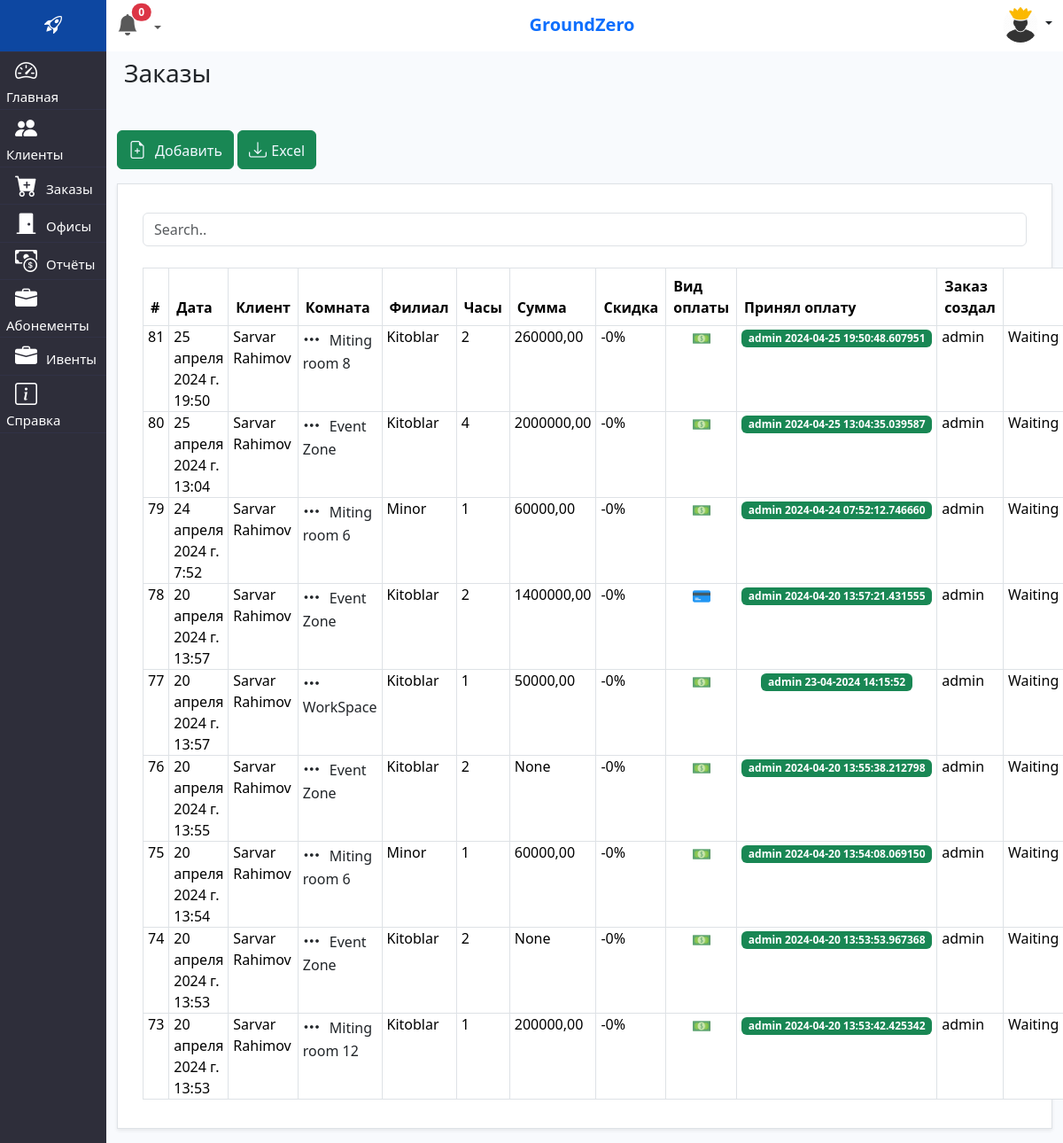
Screenshot of /orders/ (signed in) with the database file from the repository.
### crm/models.py (models this page shows, shortened)
class Order(models.Model):
    objects = None
    IS_PAID_CHOICES = [(False, 'Наличные'), (True, 'Карта')]
    IS_STATUS = [
        ('Waiting', 'Ожидание'),
        ('Cancelled', 'Отменено'),
        ('Active', 'В процессе'),
        ('Closed', 'Закрыто')
    ]
    client = models.ForeignKey(Client, to_field="telegram_id", on_delete=models.CASCADE, verbose_name='Клиент')
    filial = models.ForeignKey(Filial, on_delete=models.CASCADE)
    product = models.ForeignKey(Rooms, on_delete=models.CASCADE)
    hour = models.PositiveSmallIntegerField(verbose_name='Длительность')
    payment = models.BooleanField(choices=IS_PAID_CHOICES, default=False, verbose_name='Тип оплаты')
    payment_status = models.BooleanField(verbose_name="Оплачен", default=False)
    summa = models.DecimalField(decimal_places=2, max_digits=12, verbose_name='Сумма', blank=True, null=True)
    summa_with_discount = models.DecimalField(decimal_places=2, max_digits=12, verbose_name='Сумма со скидкой', blank=True, null=True)
    order_start = models.DateTimeField(verbose_name='Бронировать от :')
    order_end = models.DateTimeField(verbose_name='Бронировать до :')
    added_user = models.ForeignKey(settings.AUTH_USER_MODEL, on_delete=models.CASCADE, null=True, blank=True)
    pay_accept_user = models.TextField(null=True, blank=True)
    comment = models.TextField(null=True, blank=True, verbose_name='Комментария')
    is_deleted = models.BooleanField(default=False)
    created_at = models.DateTimeField(default=django.utils.timezone.now, verbose_name='Дата создания')
    status = models.CharField(max_length=30, choices=IS_STATUS, default='Waiting')
    discount = models.PositiveSmallIntegerField(default=0)
    class Meta:
        verbose_name = 'Заказ'
        verbose_name_plural = 'Заказы'

class Client(models.Model):
    objects = None
    languages = [("en", 'English'), ("ru", 'Russian'), ("uz", 'Uzbek')]
    tg_lang = models.CharField(max_length=10, choices=languages, default='ru', blank=True, null=True)
    name = models.CharField(max_length=50, verbose_name='Имя')
    surname = models.CharField(max_length=50, verbose_name='Фамилия')
    telegram_id = models.TextField(max_length=100, verbose_name='ТГ-ИД клиента', unique=True)
    image = models.ImageField(upload_to='images/', null=True, blank=True, verbose_name='Фото клиента')
    username = models.CharField(max_length=50, verbose_name='tg-username', null=True, blank=True)
    phone = models.CharField(max_length=20, verbose_name='Контакты', null=True, blank=True)
    comment = models.TextField(verbose_name='Комментария', null=True, blank=True)
    docs = models.FileField(upload_to='docs/users', null=True, blank=True, verbose_name='Документы')
    added_user = models.ForeignKey(settings.AUTH_USER_MODEL, on_delete=models.CASCADE, null=True, blank=True)
    created_at = models.DateTimeField(auto_now_add=True, verbose_name='Дата создания')
    discount = models.SmallIntegerField(default=0, verbose_name='Скидка %')
    email = models.EmailField(blank=True, null=True, verbose_name='Email')
    loyalty = models.PositiveSmallIntegerField(default=1, verbose_name='Стаж клиента/день')
    activity = models.PositiveSmallIntegerField(default=4, verbose_name='Индекс активности')
    def get_absolute_url(self):
        return reverse('client', kwargs={'telegram_id': self.telegram_id})
    def file_link(self):
        if self.docs:
            return self.docs.url
    file_link.allow_tags = True
    def __str__(self):
        return f"{self.name} {self.surname}"
    class Meta:
        verbose_name = 'Клиент'
        verbose_name_plural = 'Клиенты'

class Rooms(models.Model):
    objects = None
    filial = models.ForeignKey(Filial, on_delete=models.CASCADE)
    category = models.ForeignKey(Category, on_delete=models.CASCADE)
    title = models.CharField(max_length=255)
    persons = models.PositiveIntegerField()
    is_working = models.BooleanField(default=False, blank=True, null=True)
    def __str__(self):
        return f"{self.title}"
    class Meta:
        verbose_name = 'Помещения в филиалах'
        verbose_name_plural = '4 Помещении в филиалах'

class Filial(models.Model):
    objects = None
    title = models.CharField(max_length=50)
    is_active = models.BooleanField(default=True)
    created_at = models.DateTimeField(auto_now_add=True)
    token = models.CharField(max_length=20)
    company = models.ForeignKey(Company, on_delete=models.SET_NULL, verbose_name='Компания', blank=True, null=True)
    images = models.ImageField(upload_to='images/branches/', null=True, blank=True, verbose_name='Фото филиала')
    address = models.CharField(max_length=255, blank=True, null=True, verbose_name="Адрес центра")
    def __str__(self):
        return self.title
    class Meta:
        verbose_name = 'Филиал'
        verbose_name_plural = '2 Филиалы'

### crm/views.py (the view)
# urls.py: path('orders/', OrdersView.as_view(), name='orders'),
class OrdersView(ListView):
    model = Order
    template_name = 'crm/orders.html'
    extra_context = {'title': 'Заказы'}
    context_object_name = 'orders'
    def get_context_data(self, **kwargs):
        context = super().get_context_data(**kwargs)
        orders = Order.objects.filter().order_by('-created_at')
        context["orders"] = orders
        return context
    @method_decorator(never_cache)
    def dispatch(self, *args, **kwargs):
        return super().dispatch(*args, **kwargs)

### crm/context_processor.py (called while the page is built)
def deactivete_subscribtion(request):
    eski_abonents = AbonementBuyList.objects.filter(subscription_end__lt=datetime.date.today())
    eski_abonents.update(is_active=False)
    return {
        'eski_abonents': eski_abonents
    }

### crm/templates/crm/orders.html (shortened to what this page needs)
{% extends 'base.html' %}
{% block main %}
<h3 class="m-2 mb-5">{{title}}</h3>
    <div class="ml-0 mb-3">
        <button class="btn btn-success">
            <a href="{% url 'add_order' %}"><i class="bi bi-file-earmark-plus"></i>Добавить</a>
        </button>
        {% if user.is_superuser%}
        <button class="btn btn-success">
            <a href="{% url 'export_excel' %}"><i class="bi bi-download m-0"> </i>Excel</a>
        </button>
        {%endif%}
    </div>
<div class="mt-1 mb-3 p-3 button-container bg-white border shadow-sm">
    {% include 'crm/components/_order_table.html' %}
</div>
{% endblock main %}

### templates/components/_header.html (shortened to what this page needs)
{% load static %}
<div class="row header shadow-sm">
    <div class="col-sm-2 text-center" style="width: 10%;padding: 0;">
        <div class="mr-3 pt-2 pb-2 mb-0" style="background-color: #0D47A1;">
            <h3 class="logo">
                <a href="{% url 'index' %}" class="text-white fs-4 text-decoration-none">
                    <i class="bi bi-rocket-takeoff m-0 p-0"></i>
                </a>
            </h3>
        </div>
    </div>
    <div class="col-sm-10 text-center pt-2" style="width: 90%;">
        <div class="d-grid gap-2 d-md-flex justify-content-md-between">
            {% include 'crm/components/notifications.html' %}
            <span class="text-primary" style="font-size:20px;display: flex; align-items: center"><strong>{{ user.groups.all.0.name }}</strong></span>
            <div class="nav-item dropdown">
                <a class="nav-link dropdown-toggle" href="#" role="button" data-bs-toggle="dropdown"
                   aria-expanded="false">
                    {% if user.is_superuser %}
                    <img src="{% static 'admin_icon.jpg' %}" alt="" class='rounded-circle' style="width:40px">
                    {% else %}
                    <img src="{% static 'user.png' %}" alt="" class='rounded-circle' style="width:40px">
                    {% endif %}
                </a>
            </div>
        </div>
    </div>
</div>

### crm/templates/crm/components/_order_table.html (shortened to what this page needs)
{% load static %}
<div class="container mt-3" style="max-width:100%">
    <input class="form-control" id="myInput" type="text" placeholder="Search..">
    <br>
    <table class="table table-bordered table-hover">
        <thead>
        <tr>
            <th>#</th>
            <th>Дата</th>
            <th>Клиент</th>
            <th>Комната</th>
            <th>Филиал</th>
            <th>Часы</th>
            <th>Сумма</th>
            <th>Скидка</th>
            <th>Вид оплаты</th>
            <th>Принял оплату</th>
            <th>Заказ создал</th>
            <th></th>
        </tr>
        </thead>
        <tbody id="myTable">
        {% for o in orders %}
        <tr>
            <td style="padding:0px 5px">{{o.pk}}
            </td>
            <td style="padding:0px 5px">{{o.created_at}}</td>
            <td style="padding:0px 5px"><a href="{{ o.client.get_absolute_url }}" style="color:black;">{{o.client}}</a>
            </td>
            <td style="padding:0px 5px"><a href="" class="text-dark" data-bs-toggle="modal"
                                           data-bs-target="#order{{o.pk}}"><i
                    class="bi bi-three-dots"></i>{{o.product}}</a>
            <td style="padding:0px 5px">{{ o.filial }}</td>
            <td style="padding:0px 5px">{{ o.hour }}</td>
            <td style="padding:0px 5px">
                {% if o.discount %}
                <span style="  text-decoration: line-through;">{{ o.summa }}</span>
                {% else %}
                {{ o.summa }}
                {% endif %}
            </td>
            <td style="padding:0px 5px">-{{ o.discount }}%</td>
            <td style="padding:0px 5px" class="text-center">
                {% if o.payment == True %}
                <img src="{%static 'credit-card.png'%}" width="20px">
                {% else %}
                <img src="{%static 'money.png'%}" width="20px">
                {% endif %}
            </td>
            <td class="text-center" style="padding:0px 5px">
                {% if o.payment_status == True %}
                <span class="badge text-bg-success">{{ o.pay_accept_user }}</span>
                {% elif o.status == 'Cancelled' %}
                Otmenen
                {% endif %}
            </td>
            {% if o.added_user %}
            <td style="padding:0px 5px">{{ o.added_user }}</td>
            <td style="padding:0px 5px">{{ o.status }}</td>
            {% else %}
            <td style="padding:0px 5px">MobileApp</td>
            {% endif %}
        </tr>
        {% endfor %}
        </tbody>
    </table>
</div>

### crm/static/css/style.css (style rules this page uses)
i { font-size: 20px; margin-right: 10px; }
a { text-decoration: none; color: aliceblue; }

### crm/static/css/send_notification.css (style rules this page uses)
button { font-family: inherit; font-size: 10px; background: royalblue; color: white; padding: 0.7em 1em; padding-left: 0.9em; display: flex; align-items: center; border: none; border-radius: 16px; overflow: hidden; transition: all 0.2s; }

### rows the page displays
Order: pk "81", created_at "25 апреля 2024 г. 19:50", client "Sarvar Rahimov", product "Miting room 8", filial "Kitoblar", hour "2", summa "260000,00", discount "0", payment False (drawn), pay_accept_user "admin 2024-04-25 19:50:48.607951", added_user "admin", status "Waiting"
Order: pk "80", created_at "25 апреля 2024 г. 13:04", client "Sarvar Rahimov", product "Event Zone", filial "Kitoblar", hour "4", summa "2000000,00", discount "0", payment False (drawn), pay_accept_user "admin 2024-04-25 13:04:35.039587", added_user "admin", status "Waiting"
Order: pk "79", created_at "24 апреля 2024 г. 7:52", client "Sarvar Rahimov", product "Miting room 6", filial "Minor", hour "1", summa "60000,00", discount "0", payment False (drawn), pay_accept_user "admin 2024-04-24 07:52:12.746660", added_user "admin", status "Waiting"
Order: pk "78", created_at "20 апреля 2024 г. 13:57", client "Sarvar Rahimov", product "Event Zone", filial "Kitoblar", hour "2", summa "1400000,00", discount "0", payment True (drawn), pay_accept_user "admin 2024-04-20 13:57:21.431555", added_user "admin", status "Waiting"
Order: pk "77", created_at "20 апреля 2024 г. 13:57", client "Sarvar Rahimov", product "WorkSpace", filial "Kitoblar", hour "1", summa "50000,00", discount "0", payment False (drawn), pay_accept_user "admin 23-04-2024 14:15:52", added_user "admin", status "Waiting"
Order: pk "76", created_at "20 апреля 2024 г. 13:55", client "Sarvar Rahimov", product "Event Zone", filial "Kitoblar", hour "2", summa "None", discount "0", payment False (drawn), pay_accept_user "admin 2024-04-20 13:55:38.212798", added_user "admin", status "Waiting"
Order: pk "75", created_at "20 апреля 2024 г. 13:54", client "Sarvar Rahimov", product "Miting room 6", filial "Minor", hour "1", summa "60000,00", discount "0", payment False (drawn), pay_accept_user "admin 2024-04-20 13:54:08.069150", added_user "admin", status "Waiting"
Order: pk "74", created_at "20 апреля 2024 г. 13:53", client "Sarvar Rahimov", product "Event Zone", filial "Kitoblar", hour "2", summa "None", discount "0", payment False (drawn), pay_accept_user "admin 2024-04-20 13:53:53.967368", added_user "admin", status "Waiting"
Order: pk "73", created_at "20 апреля 2024 г. 13:53", client "Sarvar Rahimov", product "Miting room 12", filial "Kitoblar", hour "1", summa "200000,00", discount "0", payment False (drawn), pay_accept_user "admin 2024-04-20 13:53:42.425342", added_user "admin", status "Waiting"

### other values shown
{{ counts }} "0"
{{ user.groups.all.0.name }} "GroundZero"
{{ title }} "Заказы"
